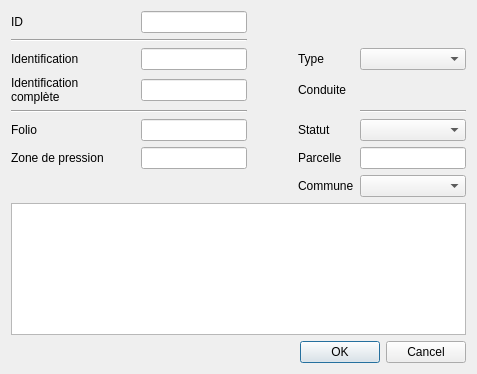
<?xml version="1.0" encoding="UTF-8"?>
<ui version="4.0">
 <class>Dialog</class>
 <widget class="QDialog" name="Dialog">
  <property name="geometry">
   <rect>
    <x>0</x>
    <y>0</y>
    <width>477</width>
    <height>374</height>
   </rect>
  </property>
  <property name="windowTitle">
   <string>Abonné</string>
  </property>
  <layout class="QGridLayout" name="gridLayout">
   <item row="2" column="0">
    <widget class="QLabel" name="label_5">
     <property name="text">
      <string>Identification</string>
     </property>
    </widget>
   </item>
   <item row="4" column="0">
    <widget class="QLabel" name="label_6">
     <property name="text">
      <string>Identification complète</string>
     </property>
     <property name="wordWrap">
      <bool>true</bool>
     </property>
    </widget>
   </item>
   <item row="0" column="0">
    <widget class="QLabel" name="label">
     <property name="text">
      <string>ID</string>
     </property>
    </widget>
   </item>
   <item row="5" column="0" colspan="3">
    <widget class="Line" name="line">
     <property name="orientation">
      <enum>Qt::Horizontal</enum>
     </property>
    </widget>
   </item>
   <item row="4" column="2">
    <widget class="QLineEdit" name="_identification_full"/>
   </item>
   <item row="2" column="2">
    <widget class="QLineEdit" name="identification"/>
   </item>
   <item row="0" column="2">
    <widget class="QLineEdit" name="id">
     <property name="enabled">
      <bool>true</bool>
     </property>
     <property name="readOnly">
      <bool>true</bool>
     </property>
    </widget>
   </item>
   <item row="1" column="0" colspan="3">
    <widget class="Line" name="line_2">
     <property name="orientation">
      <enum>Qt::Horizontal</enum>
     </property>
    </widget>
   </item>
   <item row="6" column="0">
    <widget class="QLabel" name="label_10">
     <property name="text">
      <string>Folio</string>
     </property>
    </widget>
   </item>
   <item row="7" column="0">
    <widget class="QLabel" name="label_9">
     <property name="text">
      <string>Zone de pression</string>
     </property>
    </widget>
   </item>
   <item row="6" column="2">
    <widget class="QLineEdit" name="_printmaps"/>
   </item>
   <item row="7" column="2">
    <widget class="QLineEdit" name="_pressurezone"/>
   </item>
   <item row="11" column="2">
    <spacer name="verticalSpacer">
     <property name="orientation">
      <enum>Qt::Vertical</enum>
     </property>
     <property name="sizeHint" stdset="0">
      <size>
       <width>20</width>
       <height>40</height>
      </size>
     </property>
    </spacer>
   </item>
   <item row="0" column="3">
    <spacer name="horizontalSpacer">
     <property name="orientation">
      <enum>Qt::Horizontal</enum>
     </property>
     <property name="sizeType">
      <enum>QSizePolicy::Preferred</enum>
     </property>
     <property name="sizeHint" stdset="0">
      <size>
       <width>40</width>
       <height>20</height>
      </size>
     </property>
    </spacer>
   </item>
   <item row="2" column="4">
    <widget class="QLabel" name="label_2">
     <property name="text">
      <string>Type</string>
     </property>
    </widget>
   </item>
   <item row="4" column="4">
    <widget class="QLabel" name="label_4">
     <property name="text">
      <string>Conduite</string>
     </property>
    </widget>
   </item>
   <item row="6" column="4">
    <widget class="QLabel" name="label_3">
     <property name="text">
      <string>Statut</string>
     </property>
    </widget>
   </item>
   <item row="7" column="4">
    <widget class="QLabel" name="label_7">
     <property name="text">
      <string>Parcelle</string>
     </property>
    </widget>
   </item>
   <item row="2" column="5">
    <widget class="QComboBox" name="id_type"/>
   </item>
   <item row="6" column="5">
    <widget class="QComboBox" name="id_status"/>
   </item>
   <item row="7" column="5">
    <widget class="QLineEdit" name="parcel"/>
   </item>
   <item row="8" column="5">
    <widget class="QComboBox" name="id_district"/>
   </item>
   <item row="8" column="4">
    <widget class="QLabel" name="label_8">
     <property name="text">
      <string>Commune</string>
     </property>
    </widget>
   </item>
   <item row="5" column="5">
    <widget class="Line" name="line_3">
     <property name="orientation">
      <enum>Qt::Horizontal</enum>
     </property>
    </widget>
   </item>
   <item row="10" column="0" colspan="6">
    <widget class="QPlainTextEdit" name="remark"/>
   </item>
   <item row="13" column="0" colspan="6">
    <widget class="QDialogButtonBox" name="buttonBox">
     <property name="orientation">
      <enum>Qt::Horizontal</enum>
     </property>
     <property name="standardButtons">
      <set>QDialogButtonBox::Cancel|QDialogButtonBox::Ok</set>
     </property>
    </widget>
   </item>
   <item row="4" column="5">
    <widget class="QgsRelationReferenceWidget" name="id_pipe"/>
   </item>
  </layout>
 </widget>
 <customwidgets>
  <customwidget>
   <class>QgsRelationReferenceWidget</class>
   <extends>QWidget</extends>
   <header>qgsrelationreferencewidget.h</header>
  </customwidget>
 </customwidgets>
 <resources/>
 <connections>
  <connection>
   <sender>buttonBox</sender>
   <signal>accepted()</signal>
   <receiver>Dialog</receiver>
   <slot>accept()</slot>
   <hints>
    <hint type="sourcelabel">
     <x>248</x>
     <y>254</y>
    </hint>
    <hint type="destinationlabel">
     <x>157</x>
     <y>274</y>
    </hint>
   </hints>
  </connection>
  <connection>
   <sender>buttonBox</sender>
   <signal>rejected()</signal>
   <receiver>Dialog</receiver>
   <slot>reject()</slot>
   <hints>
    <hint type="sourcelabel">
     <x>316</x>
     <y>260</y>
    </hint>
    <hint type="destinationlabel">
     <x>286</x>
     <y>274</y>
    </hint>
   </hints>
  </connection>
 </connections>
</ui>
